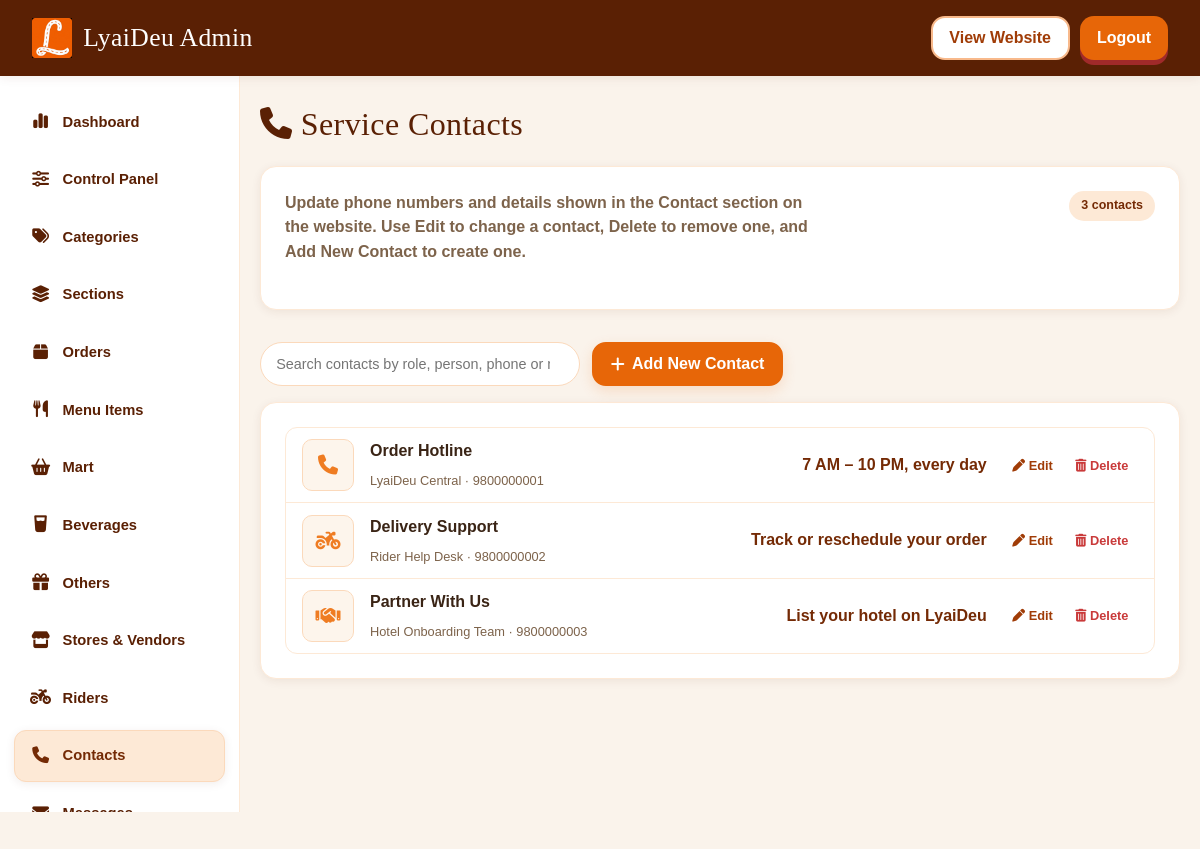
Page /admin_contacts.php (signed in) on the committed database.
### tables this page shows
CREATE TABLE IF NOT EXISTS contacts (
  id INT UNSIGNED NOT NULL AUTO_INCREMENT,
  role VARCHAR(255) NOT NULL,
  person VARCHAR(255) NOT NULL DEFAULT '',
  phone VARCHAR(20) NOT NULL DEFAULT '',
  note VARCHAR(255) NOT NULL DEFAULT '',
  ico VARCHAR(50) NOT NULL DEFAULT '',
  PRIMARY KEY (id)
);

### admin_contacts.php (the view, shortened to what this page needs)
<?php
require_once __DIR__ . '/admin_inc.php';
require_once __DIR__ . '/db.php';
try {
    $contacts = $pdo->query(
        'SELECT id, role, person, phone, note, ico FROM contacts ORDER BY id'
    )->fetchAll();
} catch (Throwable $e) {
    http_response_code(500);
    exit('Could not load contacts.');
}
$ce = fn($v) => htmlspecialchars((string)$v, ENT_QUOTES, 'UTF-8');
function contact_thumb_html(string $ico): string {
    $icon = preg_replace('/[^a-z0-9-]/', '', $ico);
    return '<span class="pm-thumb pm-thumb-empty"><i class="fa-solid ' . htmlspecialchars($icon, ENT_QUOTES, 'UTF-8') . '"></i></span>';
}
?>
<section class="admin-section">
    <div class="admin-section-top">
        <p class="section-sub">Update phone numbers and details shown in the Contact section on the website. Use <strong>Edit</strong> to change a contact, <strong>Delete</strong> to remove one, and <strong>Add New Contact</strong> to create one.</p>
        <span class="admin-count-badge"><?= count($contacts) ?> contacts</span>
    </div>
</section>
<div class="pm-toolbar">
    <input type="search" class="wp-cat-search pm-search" id="contactSearch" placeholder="Search contacts by role, person, phone or note…" aria-label="Search contacts">
    <button type="button" class="btn btn-primary" id="addContactBtn"><i class="fa-solid fa-plus"></i> Add New Contact</button>
</div>
<section class="admin-section">
    <div class="pm-list" id="contactList">
        <?php foreach ($contacts as $i => $c): $id = (int)$c['id']; ?>
        <div class="pm-row" data-search="<?= $ce(strtolower((string)$c['role'] . ' ' . $c['person'] . ' ' . $c['phone'] . ' ' . $c['note'])) ?>">
            <div class="pm-item">
                <?= contact_thumb_html((string)$c['ico']) ?>
                <span class="pm-body">
                    <span class="pm-name"><?= $ce($c['role']) ?></span>
                    <span class="pm-meta"><?= $ce($c['person']) ?><?= $c['person'] !== '' ? ' · ' : '' ?><?= $ce($c['phone']) ?></span>
                </span>
                <span class="pm-price pm-vendor-row"><?= $ce($c['note']) ?></span>
                <span class="pm-actions">
                    <button type="button" class="pm-act pm-edit" data-target="pm-edit-<?= $id ?>"><i class="fa-solid fa-pen"></i> Edit</button>
                    <form class="pm-del-inline" action="admin_save" method="POST">
                        <button type="submit" class="pm-act pm-del-btn" data-confirm="<?= $ce('Delete the "' . $c['role'] . '" contact? This cannot be undone.') ?>"><i class="fa-solid fa-trash-can"></i> Delete</button>
                    </form>
                </span>
            </div>
        </div>
        <?php endforeach; ?>
    </div>
</section>

### rows in the picture
contacts: role "Order Hotline", person "LyaiDeu Central", phone "9800000001", note "7 AM – 10 PM, every day"
contacts: role "Delivery Support", person "Rider Help Desk", phone "9800000002", note "Track or reschedule your order"
contacts: role "Partner With Us", person "Hotel Onboarding Team", phone "9800000003", note "List your hotel on LyaiDeu"

### other values in the picture
$item['label'] "Dashboard"
$item['label'] "Control Panel"
$item['label'] "Categories"
$item['label'] "Sections"
$item['label'] "Orders"
$item['label'] "Menu Items"
$item['label'] "Mart"
$item['label'] "Beverages"
$item['label'] "Others"
$item['label'] "Stores & Vendors"
$item['label'] "Riders"
$item['label'] "Contacts"
$heading "Service Contacts"
count($contacts) "3"
